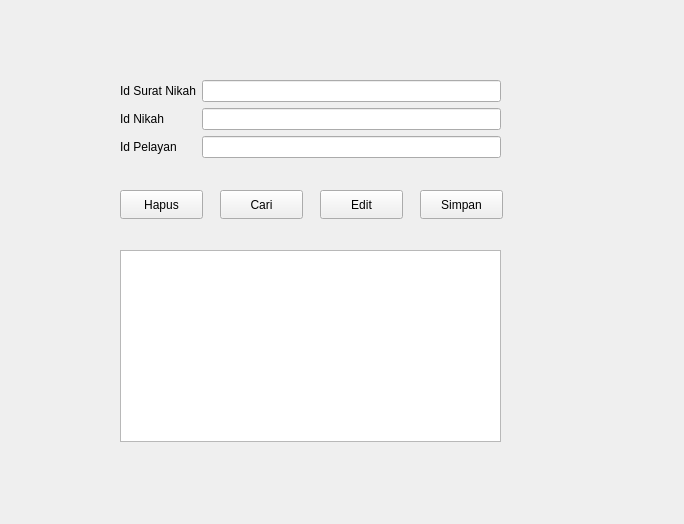
<?xml version="1.0" encoding="UTF-8"?>
<ui version="4.0">
 <class>FormSuratNikah</class>
 <widget class="QWidget" name="FormSuratNikah">
  <property name="geometry">
   <rect>
    <x>0</x>
    <y>0</y>
    <width>684</width>
    <height>524</height>
   </rect>
  </property>
  <property name="windowTitle">
   <string>Form</string>
  </property>
  <widget class="QWidget" name="formLayoutWidget">
   <property name="geometry">
    <rect>
     <x>120</x>
     <y>80</y>
     <width>381</width>
     <height>100</height>
    </rect>
   </property>
   <layout class="QFormLayout" name="formLayout">
    <item row="0" column="0">
     <widget class="QLabel" name="idSuratNikahLabel">
      <property name="text">
       <string>Id Surat Nikah</string>
      </property>
     </widget>
    </item>
    <item row="0" column="1">
     <widget class="QLineEdit" name="idSuratNikahLineEdit"/>
    </item>
    <item row="1" column="0">
     <widget class="QLabel" name="idNikahLabel">
      <property name="text">
       <string>Id Nikah </string>
      </property>
     </widget>
    </item>
    <item row="1" column="1">
     <widget class="QLineEdit" name="idNikahLineEdit"/>
    </item>
    <item row="2" column="0">
     <widget class="QLabel" name="idPelayanLabel">
      <property name="text">
       <string>Id Pelayan</string>
      </property>
     </widget>
    </item>
    <item row="2" column="1">
     <widget class="QLineEdit" name="idPelayanLineEdit"/>
    </item>
   </layout>
  </widget>
  <widget class="QPushButton" name="pushButton_3">
   <property name="geometry">
    <rect>
     <x>320</x>
     <y>190</y>
     <width>83</width>
     <height>29</height>
    </rect>
   </property>
   <property name="text">
    <string>Edit</string>
   </property>
  </widget>
  <widget class="QPushButton" name="pushButton">
   <property name="geometry">
    <rect>
     <x>120</x>
     <y>190</y>
     <width>83</width>
     <height>29</height>
    </rect>
   </property>
   <property name="text">
    <string>Hapus</string>
   </property>
  </widget>
  <widget class="QPushButton" name="pushButton_2">
   <property name="geometry">
    <rect>
     <x>220</x>
     <y>190</y>
     <width>83</width>
     <height>29</height>
    </rect>
   </property>
   <property name="text">
    <string>Cari</string>
   </property>
  </widget>
  <widget class="QPushButton" name="pushButton_4">
   <property name="geometry">
    <rect>
     <x>420</x>
     <y>190</y>
     <width>83</width>
     <height>29</height>
    </rect>
   </property>
   <property name="text">
    <string>Simpan</string>
   </property>
  </widget>
  <widget class="QTableView" name="tableSuratn">
   <property name="geometry">
    <rect>
     <x>120</x>
     <y>250</y>
     <width>381</width>
     <height>192</height>
    </rect>
   </property>
  </widget>
 </widget>
 <resources/>
 <connections/>
</ui>
